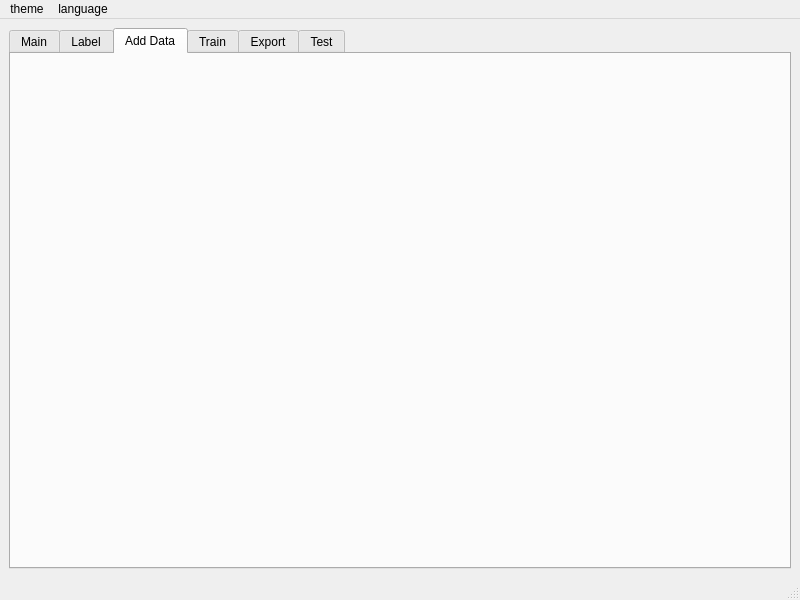
<?xml version="1.0" encoding="UTF-8"?>
<ui version="4.0">
 <class>MainWindow</class>
 <widget class="QMainWindow" name="MainWindow">
  <property name="geometry">
   <rect>
    <x>0</x>
    <y>0</y>
    <width>800</width>
    <height>600</height>
   </rect>
  </property>
  <property name="windowTitle">
   <string>MainWindow</string>
  </property>
  <widget class="QWidget" name="centralwidget">
   <layout class="QGridLayout" name="gridLayout">
    <item row="0" column="0">
     <widget class="QTabWidget" name="tabWidget">
      <property name="currentIndex">
       <number>2</number>
      </property>
      <widget class="QWidget" name="tabMain">
       <attribute name="title">
        <string>Main</string>
       </attribute>
       <layout class="QGridLayout" name="gridLayout_5">
        <item row="0" column="0">
         <widget class="QTabWidget" name="tabWidgetMain">
          <property name="currentIndex">
           <number>1</number>
          </property>
          <widget class="QWidget" name="tabInfo">
           <attribute name="title">
            <string>Info</string>
           </attribute>
           <layout class="QGridLayout" name="gridLayout_10">
            <item row="0" column="0">
             <layout class="QGridLayout" name="gLayInfo"/>
            </item>
           </layout>
          </widget>
          <widget class="QWidget" name="tabSetting">
           <attribute name="title">
            <string>Setting</string>
           </attribute>
           <layout class="QGridLayout" name="gridLayout_8">
            <item row="0" column="0">
             <layout class="QGridLayout" name="gLaySetting"/>
            </item>
           </layout>
          </widget>
         </widget>
        </item>
       </layout>
      </widget>
      <widget class="QWidget" name="tabLabel">
       <attribute name="title">
        <string>Label</string>
       </attribute>
       <layout class="QGridLayout" name="gridLayout_9">
        <item row="0" column="0">
         <layout class="QGridLayout" name="gLayLabel"/>
        </item>
       </layout>
      </widget>
      <widget class="QWidget" name="tabAddData">
       <attribute name="title">
        <string>Add Data</string>
       </attribute>
       <layout class="QGridLayout" name="gridLayout_2">
        <item row="0" column="0">
         <layout class="QGridLayout" name="gLayAddData"/>
        </item>
       </layout>
      </widget>
      <widget class="QWidget" name="tabTrain">
       <attribute name="title">
        <string>Train</string>
       </attribute>
       <layout class="QGridLayout" name="gridLayout_3">
        <item row="0" column="0">
         <layout class="QGridLayout" name="gLayTrain"/>
        </item>
       </layout>
      </widget>
      <widget class="QWidget" name="tabExport">
       <attribute name="title">
        <string>Export</string>
       </attribute>
       <layout class="QGridLayout" name="gridLayout_7">
        <item row="0" column="0">
         <layout class="QGridLayout" name="gLayExport"/>
        </item>
       </layout>
      </widget>
      <widget class="QWidget" name="tabTest">
       <attribute name="title">
        <string>Test</string>
       </attribute>
       <layout class="QGridLayout" name="gridLayout_4">
        <item row="0" column="0">
         <layout class="QGridLayout" name="gLayTest"/>
        </item>
       </layout>
      </widget>
     </widget>
    </item>
   </layout>
  </widget>
  <widget class="QMenuBar" name="menubar">
   <property name="geometry">
    <rect>
     <x>0</x>
     <y>0</y>
     <width>800</width>
     <height>21</height>
    </rect>
   </property>
   <widget class="QMenu" name="menuTheme">
    <property name="title">
     <string>theme</string>
    </property>
    <addaction name="actionLite"/>
    <addaction name="actionDark"/>
    <addaction name="actionOSX_Lite"/>
    <addaction name="actionOSX_Dark"/>
   </widget>
   <widget class="QMenu" name="menulanguage">
    <property name="title">
     <string>language</string>
    </property>
    <addaction name="actionen"/>
    <addaction name="actionzh_simple"/>
    <addaction name="actionzh_traditioal"/>
   </widget>
   <addaction name="menuTheme"/>
   <addaction name="menulanguage"/>
  </widget>
  <widget class="QStatusBar" name="statusbar"/>
  <action name="actionLite">
   <property name="text">
    <string>Lite</string>
   </property>
  </action>
  <action name="actionDark">
   <property name="text">
    <string>Dark</string>
   </property>
  </action>
  <action name="actionOSX_Dark">
   <property name="text">
    <string>OSX Dark</string>
   </property>
  </action>
  <action name="actionOSX_Lite">
   <property name="text">
    <string>OSX Lite</string>
   </property>
  </action>
  <action name="actionen">
   <property name="text">
    <string>en</string>
   </property>
  </action>
  <action name="actionzh_simple">
   <property name="text">
    <string>zh_simple</string>
   </property>
  </action>
  <action name="actionzh_traditioal">
   <property name="text">
    <string>zh_traditional</string>
   </property>
  </action>
 </widget>
 <resources/>
 <connections/>
</ui>
